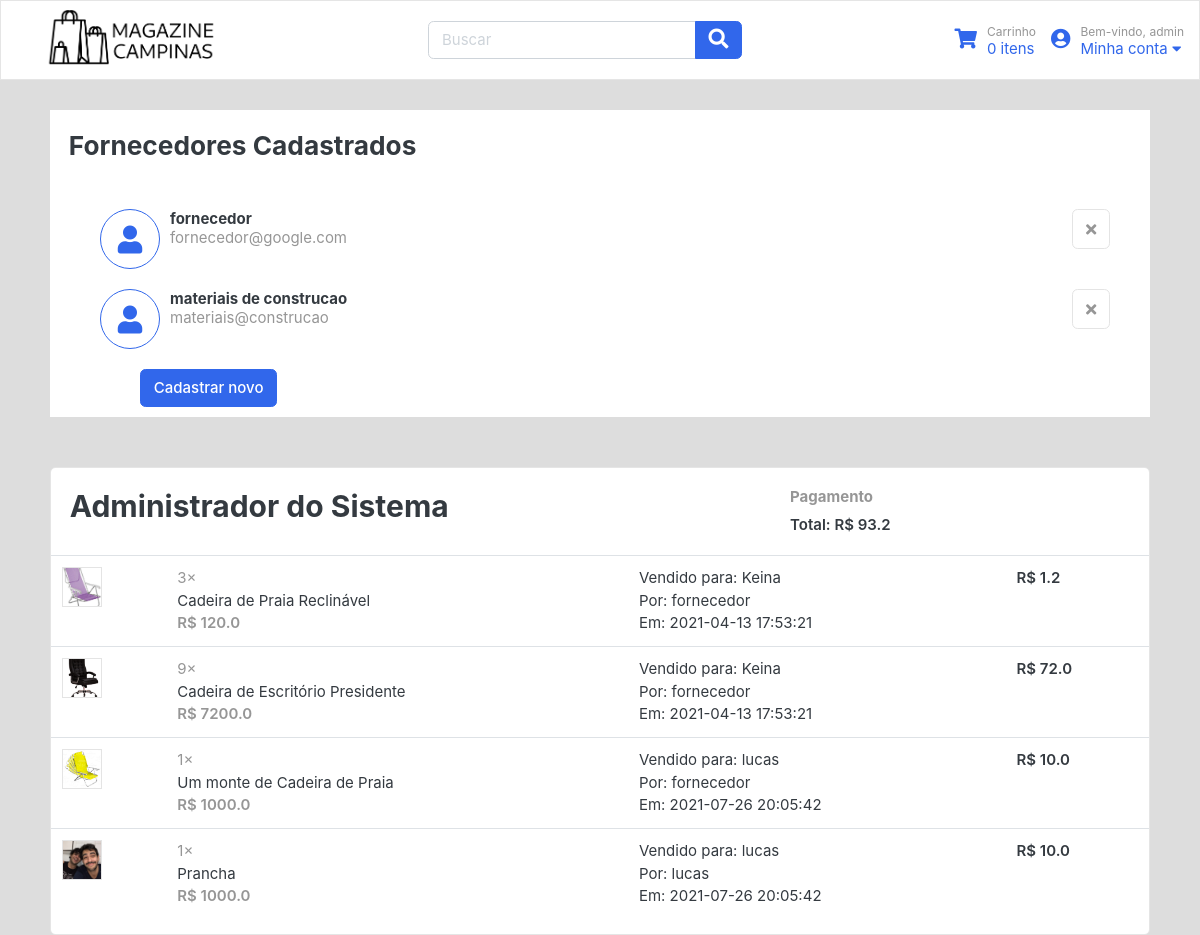
The app's page /admin (signed in) with its own data.
### tables this page shows
CREATE TABLE `pessoa` (
  `uid` int(11) NOT NULL,
  `nome` varchar(20) DEFAULT NULL,
  `email` varchar(40) DEFAULT NULL,
  `senha` varchar(20) DEFAULT NULL,
  `tipo` tinyint(1) DEFAULT NULL,
  PRIMARY KEY (`uid`)
);

CREATE TABLE `historico` (
  `pid` int(11) NOT NULL,
  `cid` int(11) NOT NULL,
  `fid` int(11) NOT NULL,
  `data` datetime NOT NULL,
  `qtd` int(11) DEFAULT NULL,
  `total` double DEFAULT NULL,
  PRIMARY KEY (`pid`,`cid`,`fid`,`data`),
  CONSTRAINT `historico_ibfk_1` FOREIGN KEY (`pid`) REFERENCES `produto` (`pid`),
  CONSTRAINT `historico_ibfk_2` FOREIGN KEY (`cid`) REFERENCES `pessoa` (`uid`),
  CONSTRAINT `historico_ibfk_3` FOREIGN KEY (`fid`) REFERENCES `pessoa` (`uid`)
);

CREATE TABLE `produto` (
  `pid` int(11) NOT NULL,
  `fid` int(11) NOT NULL,
  `nome` varchar(40) DEFAULT NULL,
  `descricao` text DEFAULT NULL,
  `capa` tinytext DEFAULT NULL,
  `qtd` int(11) DEFAULT NULL,
  `valor` double DEFAULT NULL,
  `vendas` int(11) DEFAULT NULL,
  PRIMARY KEY (`pid`,`fid`),
  CONSTRAINT `produto_ibfk_2` FOREIGN KEY (`fid`) REFERENCES `pessoa` (`uid`) ON DELETE CASCADE
);

### app.py (the view)
	def inner(*args, **kwargs):
		if session.get('id') is None: return redirect('/login')
		else: return func(*args, **kwargs)

### app.py (called while the page is built, shortened)
def getDB():
	db = getattr(g, '_database', None)
	if db is None: db = g._database = sql.connect("database/tp.db")
	return db, db.cursor()

def getCart():
	conn, cursor = getDB()
	cursor.execute(f"""
		SELECT SUM(qtd) FROM POSSUI_NO_CARRINHO
		WHERE cid={session.get('id')};
	""")
	return cursor.fetchall()[0][0] or 0

def getUser():
	conn, cursor = getDB()
	cursor.execute(f"SELECT nome FROM PESSOA WHERE uid={session.get('id')}")
	return cursor.fetchall()[0][0]

def assertLogin(func):
	def inner(*args, **kwargs):
		if session.get('id') is None: return redirect('/login')
		else: return func(*args, **kwargs)
	inner.__name__ = func.__name__
	return inner

def assertTipo(tipo: Tipo):
	def inner1(func):
		def inner2(*args, **kwargs):
			if session.get('tipo') != tipo.value: return redirect('/')
			else: return func(*args, **kwargs)
		inner2.__name__ = func.__name__
		return inner2
	return inner1

@app.route('/admin', methods=['GET', 'POST'])
@assertLogin
@assertTipo(Tipo.Admin)
def admin():
	conn, cursor = getDB()
	cursor.execute(f"""
		SELECT T.pid, T.nome, T.capa, T.qtd, T.total, V.nome, C.nome, T.data
		FROM PESSOA AS C JOIN (
			PESSOA AS V JOIN (
				SELECT H.pid, P.nome, P.capa, H.qtd, H.total, H.cid, P.fid, H.data
				FROM HISTORICO AS H JOIN PRODUTO AS P ON H.pid=P.pid
			) AS T
			ON V.uid=T.fid
		) ON C.uid=T.cid
		ORDER BY T.data;
	""")
	data = cursor.fetchall()
	cursor.execute(f"""
		SELECT uid, nome, email
		FROM PESSOA
		WHERE tipo=1;
	""")
	sellers = cursor.fetchall()
	return render_template(
		'admin.html', on_cart=getCart(), user=getUser(),
		data=data, consumer=False,
		total=sum(row[4] for row in data),
		sellers=sellers, tipo=session.get('tipo')
	)

@app.teardown_appcontext
def closeDB(exception):
    db = getattr(g, '_database', None)
    if db is not None: db.close()

### templates/admin.html (shortened to what this page needs)
{% extends "historico.html" %}
{% block head %}
<link rel="stylesheet" href="https://cdn.jsdelivr.net/gh/fancyapps/fancybox@3.5.7/dist/jquery.fancybox.min.css" />
{% endblock head %}
{% block beforeHistory %}
<article class="card-provider2">
    <div class="card-body">
        <div class="row">
            <div class="col-md-8">
                <h3>Fornecedores Cadastrados</h3>
            </div>
        </div>
    </div>
</article>
<div class="providers-column">
{% for seller in sellers %}
<div class="row">
    <div class="icontext align-items-start mr-4" style="max-width: 300px;">
        <span class="icon icon-md rounded-circle border border-primary">
            <i class="fa fa-user text-primary"></i>
        </span>
        <div class="text">
            <h6 class="title">{{seller[1]}}</h6>
            <p class="text-muted">{{seller[2]}}</p>
        </div>
    </div>
    <form action="" class="col flex-grow-0 text-right" method="POST">
        <button class="btn btn-light" type="submit" name="id" value="{{seller[0]}}"> <i class="fa fa-times"></i> </button>
    </form>
</div>
{% endfor %}
</div>
<div class="cadastrar">
<a class="fancybox btn btn-primary" data-fancybox data-src="#hidden-content" href="javascript:;">
    Cadastrar novo
</a>
</div>
{% endblock beforeHistory %}

### templates/historico.html (shortened to what this page needs)
{% extends "base.html" %}
{% block body %}
	{% import 'components/Product.html' as prod %}
    {% block beforeHistory %}
    {% endblock beforeHistory %}
<div class="card-provider">
<article class="card">
    <div class="card-body">
        <div class="row">
            <div class="col-md-8">
                {% if consumer %}
                <h6 class="text-muted">Entrega para</h6>
                <p>Michael Jackson <br>
                Telefone +1234567890, Email: myname@example.com <br>
                Endereço: Home number, Building name, Street 123,  Tashkent, UZB <br>
                CEP: 100123
                </p>
                {% else %}
                <h2>Administrador do Sistema</h2>
                {% endif %}
            </div>
            <div class="col-md-4">
                <h6 class="text-muted">Pagamento</h6>
                {% if consumer %}
                <span class="text-success">
                    <i class="fab fa-lg fa-cc-visa"></i>
                    Visa  **** 4216
                </span>
                <br/>
                <p>Comissão: R$ {{total*0.01}} </p>
                <span class="b">Total: R$ {{total}} </span>
                {% else %}
                <span class="b">Total: R$ {{total*0.01}} </span>
                {% endif %}
            </div>
        </div>
    </div>
    <div class="table-responsive">
    <table class="table table-hover">
        <tbody>
            {% for row in data %}
            {{ prod.onHistory(row, consumer) }}
            {% endfor %}
        </tbody>
    </table>
</div>
</article>
</div>
{% endblock body %}

### templates/base.html (shortened to what this page needs)
<!DOCTYPE html>
<html lang="en">
<head>
    {% block head %}
    {% endblock head %}
	<link href="/static/styles/bootstrap-ec.css" rel="stylesheet" type="text/css">
	<link href="/static/styles/ui-ec.css" rel="stylesheet" type="text/css">
	<link href="/static/styles/responsive-ec.css" rel="stylesheet" type="text/css">
	<link href="/static/styles/all-ec.min.css" rel="stylesheet" type="text/css">
	<link href="/static/styles/style-ec.css" rel="stylesheet" type="text/css">
</head>
<header>
	<div class="navbar">
		<div class="navbar-left">
			<a href="/" class="navbar-logo">
				<img class="logo" src="/static/img/logo2.png">
		</div>
		<div class="navbar-middle">
			<form action="#" class="search">
				<div class="input-group">
					<input type="text" class="form-control" placeholder="Buscar">
					<div class="input-group-append">
					  <button class="btn btn-primary" type="submit">
						<i class="fa fa-lg fa-search"></i>
					  </button>
					</div>
				</div>
			</form>
		</div>
		<div class="navbar-right">
			<a href="/carrinho" class="icontext">
				<div class="icon"><i class="fa fa-lg fa-shopping-cart"></i></div>
				<div class="text">
					<small class="text-muted">Carrinho</small> <br>
					<span id="cart-amnt">{{on_cart}} itens</span>
				</div>
			</a>
			<div class="navbar-dropdown">
				<a href="#" class="ml-3 icontext" data-toggle="dropdown" data-offset="20,10" aria-expanded="false">
					<div class="icon"><i class="fa fa-lg fa-user-circle"></i></div>
					<div class="text">
						<small class="text-muted">Bem-vindo, {{user}}</small> <br>
						<span>Minha conta <i class="fa fa-caret-down"></i></span>
					</div>
				</a>
			</div>
		</div>
</header>
<body class=main-body>
    {% block body %}
    {% endblock body %}
</body>
</html>

### templates/components/Product.html (shortened to what this page needs)
{% macro onHistory(row, consumer=True) -%}
<tr>
    <td>
        <img src="{{row[2]}}" class="img-xs border">
    </td>
    <td>
        <span class="text-muted">{{row[3]}}× </span><p class="title mb-0">{{row[1]}}</p>
        <var class="price text-muted">R$ {{row[4]}}</var>
    </td>
    {% if consumer %}
    <td> Fornecido por: {{row[5]}} <br> Em: {{row[6]}} </td>
    {% else %}
    <td> Vendido para: {{row[6]}} <br> Por: {{row[5]}} <br> Em: {{row[7]}} </td>
    {% endif %}
    <td>
        {% if consumer %}
        <a href="#" class="btn  btn-primary" id="btn-buy" value="{{pid}}"> Comprar novamente </a>
        <a href="/produto/{{row[0]}}" class="btn btn-light"> Página do Produto </a>
        {% else %}
        <span class="b">R$ {{row[4] * 0.01}} </span>
        {% endif %}
    </td>
</tr>
{%- endmacro %}

### static/styles/ui-ec.css (style rules this page uses)
html { font-family: "Inter", sans-serif; font-size: 15px; background-color: #fff; }
.icon-xs, .icon-sm, .icon-md, .icon-lg { display: inline-block; text-align: center; flex-shrink: 0; flex-grow: 0; }
.icon-md { width: 60px; height: 60px; line-height: 60px !important; font-size: 28px; }
.img-xs, .img-sm, .img-md, .img-lg { -o-object-fit: cover; object-fit: cover; flex-shrink: 0; flex-grow: 0; }
.img-xs { width: 40px; height: 40px; }
var { font-style: normal; }
.card-provider { margin-left: 50px; margin-right: 50px; }
article:after, .form-group:after { display: block; clear: both; content: ""; }
.b { font-weight: 600; }
p:last-child { margin-bottom: 0; }
.btn-light { background-color: #fff; border-color: #e4e4e4; }
.btn-light i { color: #969696; }
.card { top: 30px; }
.icontext { display: inline-flex; align-items: center; vertical-align: middle; }
.icontext p { margin-bottom: 0; }
.icontext .text { width: 100%; line-height: 1.2; }
.icontext .icon { position: relative; margin-right: 10px; flex-shrink: 0; flex-grow: 0; }
.icontext .title { display: block; margin-bottom: 0; }
.price { font-weight: 600; color: #212529; }

### static/styles/style-ec.css (style rules this page uses)
html { background-color: #ddd; }
a { word-break: break-all }
header { background-color: #fff; }
.navbar-left { display: flex; justify-content: flex-start; }
.navbar { display: flex; border: 1px solid rgba(0, 0, 0, 0.1); }
.navbar-logo { margin-left: 30px; }
.logo { margin-bottom: 5px; width: 170px; }
.navbar-right { display: flex; justify-content: flex-end; }
body { background-color: #ddd; }
.card-provider2 { background-color: #fff; margin-top: 30px; margin-left: 50px; margin-right: 50px; }
var { font-style: normal }
article:after,.form-group:after { display: block; clear: both; content: "" }
.providers-column { background-color: #fff; display: flex; flex-direction: column; margin-left: 50px; margin-right: 50px; }
.providers-column .row { display: flex; flex-direction: row; justify-content: space-between; margin-left: 50px; margin-right: 30px; margin-top: 20px; }
.providers-column .row i { margin-top: 5px; }
.cadastrar { background-color: #fff; margin-left: 50px; margin-right: 50px; margin-bottom: 20px; }
.cadastrar a { margin-top: 20px; margin-bottom: 10px; margin-left: 90px; }

### records on screen
pessoa: nome "admin"
pessoa: nome "fornecedor", email "fornecedor@google.com", {{ seller[0] }} 1 (drawn)
pessoa: nome "materiais de construcao", email "materiais@construcao", {{ seller[0] }} 4 (drawn)
historico: capa (picture), qtd "3", nome "Cadeira de Praia Reclinável", total "120.0", nome "Keina", nome "fornecedor", data "2021-04-13 17:53:21", row[4]*0.01 "1.2"
historico: capa (picture), qtd "9", nome "Cadeira de Escritório Presidente", total "7200.0", nome "Keina", nome "fornecedor", data "2021-04-13 17:53:21", row[4]*0.01 "72.0"
historico: capa (picture), qtd "1", nome "Um monte de Cadeira de Praia", total "1000.0", nome "lucas", nome "fornecedor", data "2021-07-26 20:05:42", row[4]*0.01 "10.0"
historico: capa (picture), qtd "1", nome "Prancha", total "1000.0", nome "lucas", data "2021-07-26 20:05:42", row[4]*0.01 "10.0"

### other values on screen
{{ on_cart }} "0"
{{ total*0.01 }} "93.2"
